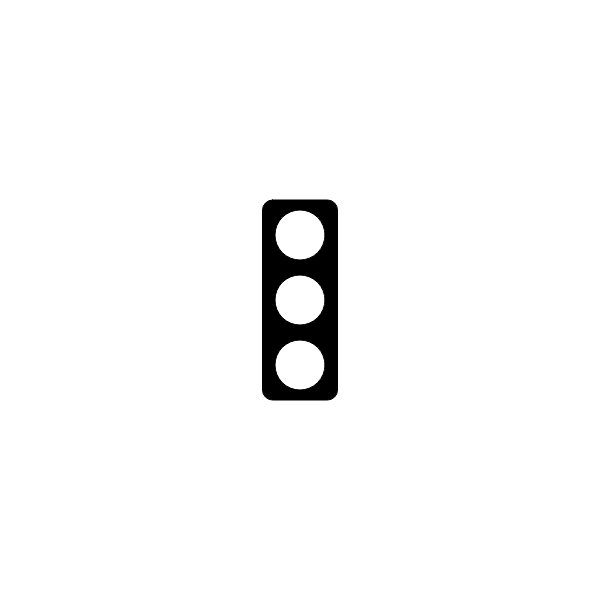
Frame 1 (no input)
Frame 60 (no input): identical to frame 1, image omitted
Frame 120 (the mouse pressed at the canvas centre since frame 60): identical to frame 1, image omitted

The p5.js sketch that drew this single still picture (run headless with seeded random() and noise() and a simulated clock; from frame 60 on, the mouse is pressed at the canvas centre):

// p5.js sketch
// ── sketch.js
//Traffic Light Starter Code
//Dan Schellenberg
//Feb 23, 2018

//GOAL: make a 'traffic light' simulator. For now, just have the light
// changing according to time. You may want to investigate the millis()
// function at processing.org/reference.
let milliseconds;
let state;
function setup() {
  createCanvas(600, 600);
  milliseconds = millis();
  state = 1;
}


function draw() {
  background(255);
  drawOutlineOfLights();
  changeLights();
}

function drawOutlineOfLights() {
  //box
  rectMode(CENTER);
  fill(0);
  rect(width/2, height/2, 75, 200, 10);

  //lights
  fill(255);
  ellipse(width/2, height/2 - 65, 50, 50); //top
  ellipse(width/2, height/2, 50, 50); //middle
  ellipse(width/2, height/2 + 65, 50, 50); //bottom

  if (milliseconds === 3000){
    state = 3;
  }
  if (milliseconds === 6000){
    state = 2;
  }
  if (milliseconds === 8000){
    state = 1;
  }

}

function changeLights(){
  if (state === 1){
    color("red");
    ellipse(width/2, height/2 - 65, 50, 50);
  }
  if (state === 2){
    color("yellow");
    ellipse(width/2, height/2, 50, 50);
  }
  if (state === 3){
    color("green");
    ellipse(width/2, height/2 + 65, 50, 50);
  }
}
//function timer(){

//}
